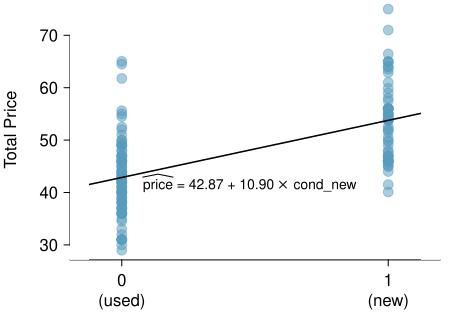

Reproduce this figure in R.
library(openintro)
data(COL)
mk      <- mariokart[mariokart$total_pr < 100, ]
mk$cond <- relevel(mk$cond, "used")
cond <- as.numeric(ifelse(mk$cond == "new", 1, 0))

myPDF('marioKartNewUsed.pdf', 4.5, 3.2,
      mar = c(3, 3.5, 0, 0.5),
      mgp = c(1.9, 1.5 ,0))
dotPlot(mk$total_pr, cond,
        vertical = TRUE,
        at = 0:1,
        key = 0:1,
        xlab = "",
        ylab = "",
        axes = FALSE,
        col = COL[1, 3],
        pch = 19,
        cex = 1.3)
at <- -1:2
labels <- c("", "0\n(used)", "1\n(new)", "")
axis(1, at, labels)
par(mgp = c(1.9, 0.6, 0))
axis(2)
par(las = 0)
mtext("Total Price", 2, line = 2.5)
g <- lm(mk$total_pr ~ cond)
abline(g, lwd = 1.5, col = COL[5])
rect(-10, -1000, -0.125, 1000,
     border  =  rgb(1, 1, 1),
     col  =  rgb(1, 1, 1))
rect(10, -1000, 1.125, 1000,
     border  =  rgb(1, 1, 1),
     col  =  rgb(1, 1, 1))
text(0.48, 41.8,
     expression(widehat(price) *" = 42.87 + 10.90     cond_new"),
     cex = 0.8)
points(0.605, 41.5, pch = 4, cex = 0.9)
dev.off()
